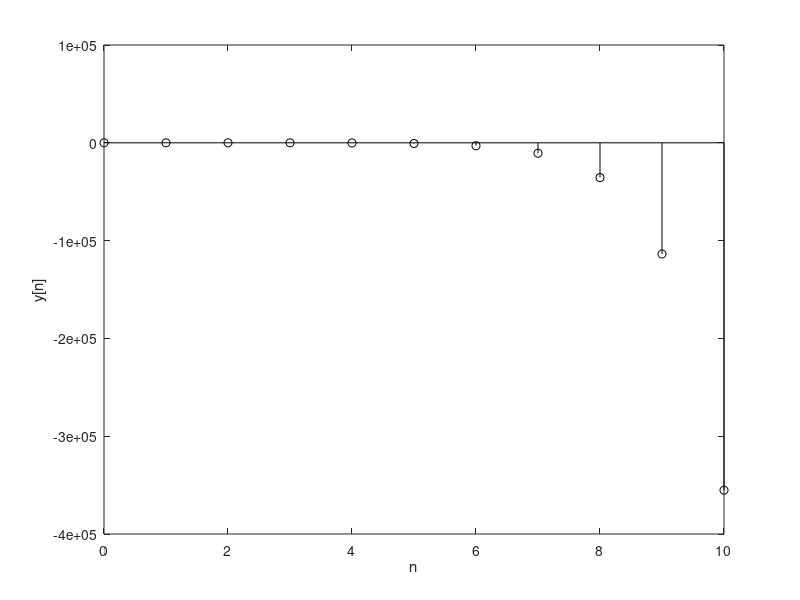

Write the MATLAB code that produced this figure.
n = (0:10)'; y = [4;13;zeros(length(n)-2,1)]; x = (3*n+5).*(n>=0);
for k=1:length(n)-2,
  y(k+2) = 5*y(k+1) - 6*y(k) + x(k+1) - 5*x(k);
endfor
clf; stem(n,y,'k'); xlabel('n'); ylabel('y[n]');
disp('n        y'); disp([num2str([n,y])]);
